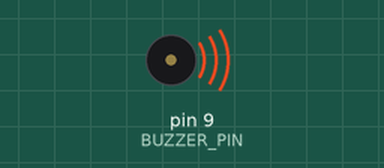
Simulated run of this sketch. Board: Arduino Uno, built with avr-gcc and run on an emulated ATmega328P. Shown: buzzer (waves = sounding).

Above: at 0.4 s.
At 29.68 s:
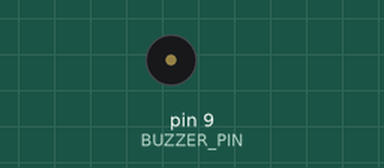
Timing chart, 0 to 31.5 s (numbered marks = the images above):
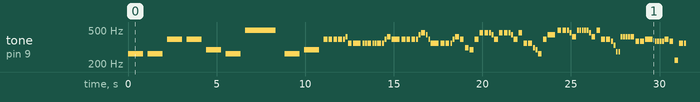

Measured:
- by itself, tone on pin 9 (BUZZER_PIN): plays 262 Hz for 0.85 s, 262 Hz for 0.85 s, 392 Hz for 0.85 s, 392 Hz for 0.85 s, 294 Hz for 0.85 s, 262 Hz for 0.85 s … (435 notes in this stretch)

The sketch:

the_nightmare_before_christmas.ino
```cpp
// (licence header left out)
#include "pitches.h"

#define BUZZER_PIN 9

int melody[] = {
  NOTE_C4, NOTE_C4,
  NOTE_G4, NOTE_G4,
  NOTE_D4, NOTE_C4,
  NOTE_B4,
  NOTE_C4, NOTE_D4,
  NOTE_G4, NOTE_G4, NOTE_G4, NOTE_G4, NOTE_G4, NOTE_GS4, NOTE_F4, NOTE_F4,
  NOTE_F4, NOTE_F4, NOTE_F4, NOTE_F4, NOTE_F4, NOTE_F4, NOTE_F4, NOTE_G4, NOTE_GS4, NOTE_G4,
  NOTE_G4, NOTE_G4, NOTE_G4, NOTE_G4, NOTE_A4, NOTE_AS4, NOTE_A4, NOTE_G4, NOTE_F4,
  NOTE_F4, NOTE_F4, NOTE_F4, NOTE_G4, NOTE_GS4, NOTE_G4, NOTE_DS4, NOTE_D4, NOTE_G4,
  NOTE_AS4, NOTE_AS4, NOTE_AS4, NOTE_A4, NOTE_G4, NOTE_AS4, NOTE_AS4, NOTE_AS4, NOTE_A4, NOTE_G4,
  NOTE_AS4, NOTE_F4, NOTE_F4, NOTE_DS4, NOTE_D4, NOTE_C4, NOTE_G4, NOTE_A4,
  NOTE_B4, NOTE_B4, NOTE_B4, NOTE_AS4, NOTE_GS4, NOTE_B4, NOTE_B4, NOTE_B4, NOTE_B4, NOTE_B4, NOTE_AS4, NOTE_GS4,
  NOTE_B4, NOTE_G4, NOTE_G4, NOTE_FS4, NOTE_E4, NOTE_CS4, NOTE_CS4, NOTE_GS4, NOTE_GS4, NOTE_GS4, NOTE_GS4, NOTE_GS4,
  NOTE_FS4, NOTE_FS4, NOTE_G4, NOTE_FS4, NOTE_FS4, NOTE_FS4, NOTE_FS4, NOTE_G4, NOTE_FS4,
  NOTE_A3, NOTE_F4, NOTE_F4, NOTE_A3, NOTE_GS3, NOTE_A3, NOTE_B3, NOTE_CS4,
  NOTE_FS4, NOTE_FS4, NOTE_FS4, NOTE_FS4, NOTE_FS4, NOTE_FS4, NOTE_FS4, NOTE_FS4, NOTE_FS4, NOTE_FS4,
  NOTE_A4, NOTE_A4, NOTE_A4, NOTE_A4, NOTE_GS4, NOTE_GS4, NOTE_GS4, NOTE_GS4,
  NOTE_FS4, NOTE_FS4, NOTE_FS4, NOTE_FS4, NOTE_FS4, NOTE_FS4, NOTE_FS4, NOTE_FS4, NOTE_FS4, NOTE_FS4,
  NOTE_A4, NOTE_A4, NOTE_A4, NOTE_A4, NOTE_A4, NOTE_FS4, NOTE_FS4, NOTE_FS4, NOTE_FS4, NOTE_FS4,
  NOTE_DS4, NOTE_DS4, NOTE_DS4, NOTE_D4, NOTE_C4, NOTE_DS4, NOTE_DS4, NOTE_DS4, NOTE_D4, NOTE_C4,
  NOTE_B4, NOTE_AS4, NOTE_GS4, NOTE_B4, NOTE_AS4, NOTE_GS4, NOTE_GS4, NOTE_G4, NOTE_F4, NOTE_GS4, NOTE_G4, NOTE_F4,
  NOTE_F4, REST, REST
};

int durations[] = {
  2, 2,
  2, 2,
  2, 2,
  1,
  2, 2,
  8, 8, 8, 8, 16, 16, 8, 4,
  16, 16, 8, 16, 16, 8, 16, 16, 8, 4,
  8, 8, 8, 16, 16, 8, 16, 16, 4,
  8, 8, 16, 16, 8, 8, 8, 8, 8,
  8, 8, 16, 16, 8, 8, 8, 16, 16, 8,
  8, 8, 8, 16, 16, 8, 8, 4,
  8, 8, 16, 16, 8, 16, 16, 16, 16, 16, 16, 8,
  8, 8, 8, 16, 16, 16, 16, 16, 16, 16, 16, 8,
  8, 8, 4, 16, 16, 16, 16, 8, 8,
  8, 8, 8, 8, 8, 16, 16, 4,
  8, 16, 16, 8, 16, 16, 16, 16, 8, 4,
  8, 8, 8, 8, 8, 16, 16, 4,
  8, 16, 16, 8, 16, 16, 16, 16, 8, 4,
  16, 16, 8, 8, 8, 16, 16, 16, 16, 4,
  8, 8, 16, 16, 8, 8, 8, 16, 16, 8,
  16, 16, 8, 16, 16, 8, 16, 16, 8, 16, 16, 8,
  4, 4, 2
};


void setup()
{
  pinMode(BUZZER_PIN, OUTPUT);
}

void loop()
{
  int size = sizeof(durations) / sizeof(int);

  for (int note = 0; note < size; note++) {
    //to calculate the note duration, take one second divided by the note type.
    //e.g. quarter note = 1000 / 4, eighth note = 1000/8, etc.
    int duration = 1700 / durations[note];
    tone(BUZZER_PIN, melody[note], duration);

    //to distinguish the notes, set a minimum time between them.
    //the note's duration + 30% seems to work well:
    int pauseBetweenNotes = duration * 1.30;
    delay(pauseBetweenNotes);

    //stop the tone playing:
    noTone(BUZZER_PIN);
  }
}
```
